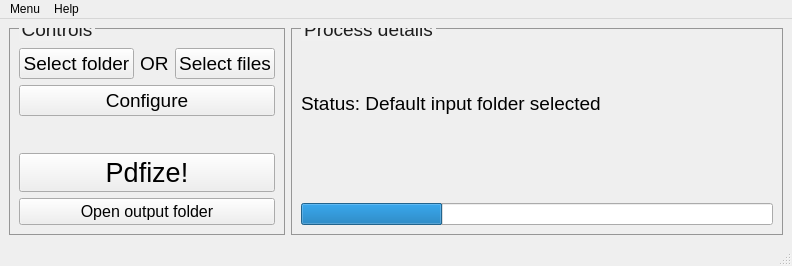
<?xml version="1.0" encoding="UTF-8"?>
<ui version="4.0">
 <class>mainWindow</class>
 <widget class="QMainWindow" name="mainWindow">
  <property name="geometry">
   <rect>
    <x>0</x>
    <y>0</y>
    <width>792</width>
    <height>266</height>
   </rect>
  </property>
  <property name="windowTitle">
   <string>Pdfize</string>
  </property>
  <property name="styleSheet">
   <string notr="true">QGroupBox{
	border: 1px solid rgb(150, 150, 150);
	margin-top: 0.5em;
	color: rgb(30, 30, 30);
}
QGroupBox::title {
	background-color: rgb(240, 240, 240);
    top: -10px;
    left: 10px;
}
</string>
  </property>
  <widget class="QWidget" name="centralwidget">
   <layout class="QGridLayout" name="gridLayout">
    <item row="0" column="0">
     <layout class="QVBoxLayout" name="verticalLayout">
      <item>
       <widget class="QGroupBox" name="groupBoxControls">
        <property name="sizePolicy">
         <sizepolicy hsizetype="Maximum" vsizetype="Maximum">
          <horstretch>0</horstretch>
          <verstretch>0</verstretch>
         </sizepolicy>
        </property>
        <property name="font">
         <font>
          <pointsize>14</pointsize>
         </font>
        </property>
        <property name="title">
         <string>Controls</string>
        </property>
        <layout class="QHBoxLayout" name="horizontalLayout_3">
         <item>
          <layout class="QVBoxLayout" name="verticalLayout_2">
           <item>
            <layout class="QVBoxLayout" name="verticalLayout_3">
             <item>
              <spacer name="verticalSpacer">
               <property name="orientation">
                <enum>Qt::Vertical</enum>
               </property>
               <property name="sizeHint" stdset="0">
                <size>
                 <width>20</width>
                 <height>40</height>
                </size>
               </property>
              </spacer>
             </item>
             <item>
              <layout class="QHBoxLayout" name="horizontalLayout_2">
               <item>
                <widget class="QPushButton" name="btnSelectFolder">
                 <property name="sizePolicy">
                  <sizepolicy hsizetype="Minimum" vsizetype="Maximum">
                   <horstretch>0</horstretch>
                   <verstretch>0</verstretch>
                  </sizepolicy>
                 </property>
                 <property name="font">
                  <font>
                   <pointsize>14</pointsize>
                  </font>
                 </property>
                 <property name="text">
                  <string>Select folder</string>
                 </property>
                </widget>
               </item>
               <item>
                <widget class="QLabel" name="lblOr">
                 <property name="sizePolicy">
                  <sizepolicy hsizetype="Maximum" vsizetype="Maximum">
                   <horstretch>0</horstretch>
                   <verstretch>0</verstretch>
                  </sizepolicy>
                 </property>
                 <property name="font">
                  <font>
                   <pointsize>14</pointsize>
                  </font>
                 </property>
                 <property name="text">
                  <string>OR</string>
                 </property>
                </widget>
               </item>
               <item>
                <widget class="QPushButton" name="btnSelectFiles">
                 <property name="sizePolicy">
                  <sizepolicy hsizetype="Minimum" vsizetype="Maximum">
                   <horstretch>0</horstretch>
                   <verstretch>0</verstretch>
                  </sizepolicy>
                 </property>
                 <property name="font">
                  <font>
                   <pointsize>14</pointsize>
                  </font>
                 </property>
                 <property name="text">
                  <string>Select files</string>
                 </property>
                </widget>
               </item>
              </layout>
             </item>
             <item>
              <widget class="QPushButton" name="btnConfigure">
               <property name="sizePolicy">
                <sizepolicy hsizetype="Minimum" vsizetype="Maximum">
                 <horstretch>0</horstretch>
                 <verstretch>0</verstretch>
                </sizepolicy>
               </property>
               <property name="font">
                <font>
                 <pointsize>14</pointsize>
                </font>
               </property>
               <property name="text">
                <string>Configure</string>
               </property>
              </widget>
             </item>
            </layout>
           </item>
           <item>
            <spacer name="verticalSpacer_2">
             <property name="orientation">
              <enum>Qt::Vertical</enum>
             </property>
             <property name="sizeHint" stdset="0">
              <size>
               <width>20</width>
               <height>40</height>
              </size>
             </property>
            </spacer>
           </item>
           <item>
            <spacer name="verticalSpacer_3">
             <property name="orientation">
              <enum>Qt::Vertical</enum>
             </property>
             <property name="sizeHint" stdset="0">
              <size>
               <width>20</width>
               <height>40</height>
              </size>
             </property>
            </spacer>
           </item>
           <item>
            <spacer name="verticalSpacer_4">
             <property name="orientation">
              <enum>Qt::Vertical</enum>
             </property>
             <property name="sizeHint" stdset="0">
              <size>
               <width>20</width>
               <height>40</height>
              </size>
             </property>
            </spacer>
           </item>
           <item>
            <widget class="QPushButton" name="btnPdfize">
             <property name="enabled">
              <bool>true</bool>
             </property>
             <property name="sizePolicy">
              <sizepolicy hsizetype="Minimum" vsizetype="Maximum">
               <horstretch>0</horstretch>
               <verstretch>0</verstretch>
              </sizepolicy>
             </property>
             <property name="font">
              <font>
               <pointsize>20</pointsize>
              </font>
             </property>
             <property name="text">
              <string>Pdfize!</string>
             </property>
            </widget>
           </item>
           <item>
            <widget class="QPushButton" name="btnOpenOutputFolder">
             <property name="font">
              <font>
               <pointsize>12</pointsize>
              </font>
             </property>
             <property name="text">
              <string>Open output folder</string>
             </property>
            </widget>
           </item>
          </layout>
         </item>
        </layout>
       </widget>
      </item>
     </layout>
    </item>
    <item row="0" column="1">
     <layout class="QVBoxLayout" name="verticalLayout_4">
      <item>
       <widget class="QGroupBox" name="groupBoxProcessDetails">
        <property name="font">
         <font>
          <pointsize>14</pointsize>
         </font>
        </property>
        <property name="title">
         <string>Process details</string>
        </property>
        <layout class="QVBoxLayout" name="verticalLayout_6">
         <item>
          <layout class="QVBoxLayout" name="verticalLayout_5">
           <item>
            <spacer name="verticalSpacer_5">
             <property name="orientation">
              <enum>Qt::Vertical</enum>
             </property>
             <property name="sizeHint" stdset="0">
              <size>
               <width>20</width>
               <height>40</height>
              </size>
             </property>
            </spacer>
           </item>
           <item>
            <widget class="QLabel" name="lblRamUsage">
             <property name="font">
              <font>
               <pointsize>14</pointsize>
              </font>
             </property>
             <property name="text">
              <string> </string>
             </property>
            </widget>
           </item>
           <item>
            <widget class="QLabel" name="lblStatus">
             <property name="font">
              <font>
               <pointsize>14</pointsize>
              </font>
             </property>
             <property name="text">
              <string>Status: Default input folder selected</string>
             </property>
            </widget>
           </item>
           <item>
            <widget class="QLabel" name="lblFileName">
             <property name="font">
              <font>
               <pointsize>14</pointsize>
              </font>
             </property>
             <property name="text">
              <string/>
             </property>
            </widget>
           </item>
           <item>
            <widget class="QLabel" name="lblProgress">
             <property name="font">
              <font>
               <pointsize>14</pointsize>
              </font>
             </property>
             <property name="text">
              <string/>
             </property>
            </widget>
           </item>
           <item>
            <spacer name="verticalSpacer_6">
             <property name="orientation">
              <enum>Qt::Vertical</enum>
             </property>
             <property name="sizeHint" stdset="0">
              <size>
               <width>20</width>
               <height>40</height>
              </size>
             </property>
            </spacer>
           </item>
           <item>
            <widget class="QProgressBar" name="progressBar">
             <property name="value">
              <number>30</number>
             </property>
             <property name="textVisible">
              <bool>false</bool>
             </property>
             <property name="orientation">
              <enum>Qt::Horizontal</enum>
             </property>
            </widget>
           </item>
          </layout>
         </item>
        </layout>
       </widget>
      </item>
     </layout>
    </item>
   </layout>
  </widget>
  <widget class="QMenuBar" name="menubar">
   <property name="geometry">
    <rect>
     <x>0</x>
     <y>0</y>
     <width>792</width>
     <height>21</height>
    </rect>
   </property>
   <widget class="QMenu" name="menuMenu">
    <property name="title">
     <string>Menu</string>
    </property>
    <addaction name="actionSettings"/>
   </widget>
   <widget class="QMenu" name="menuHelp">
    <property name="title">
     <string>Help</string>
    </property>
    <addaction name="actionSee_online_help"/>
    <addaction name="actionSee_offline_help"/>
   </widget>
   <addaction name="menuMenu"/>
   <addaction name="menuHelp"/>
  </widget>
  <widget class="QStatusBar" name="statusbar"/>
  <action name="actionSettings">
   <property name="text">
    <string>App settings</string>
   </property>
  </action>
  <action name="actionSee_online_help">
   <property name="text">
    <string>See online help</string>
   </property>
  </action>
  <action name="actionSee_offline_help">
   <property name="text">
    <string>See offline help</string>
   </property>
  </action>
 </widget>
 <resources/>
 <connections/>
</ui>
